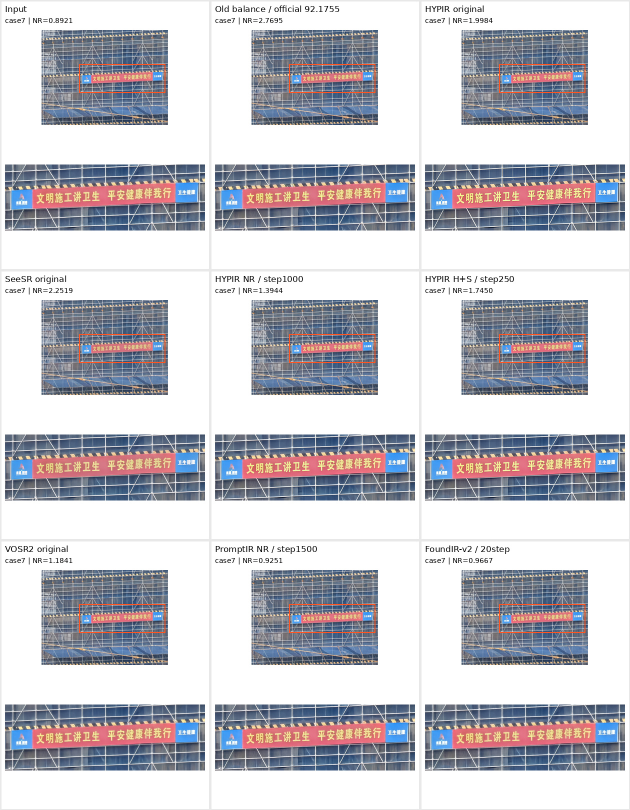
#> input picture experiments/independent_sr_20261010_20261015/history_sources/round2/visuals/case07_comparison.jpg, 1260 x 1620 px (shown at 1/2 size)
$ python degradation.py ../../../experiments/independent_sr_20261010_20261015/history_sources/round2/visuals/case07_comparison.jpg 3
#> lines starting #> are read from the running program, lines starting #| are printed output that depends on the picture
"""CSIG 赛题二 —— 退化合成模块（独立可用）

作用：把高质量图（GT）转成符合赛题特性的低质量图（LQ），用于构造训练配对。

===============================================================================
为什么不能直接用 Real-ESRGAN 的标准退化
===============================================================================
我们分析了赛题给的 3 组真实配对（LQ + GT），退化特性与常规超分任务完全不同：

    指标                     数值        含义
    ---------------------------------------------------------------
    低频能量比 (0-10%)       1.00        低频完全无损
    中频能量比 (10-40%)      0.61        中频衰减
    高频能量比 (40-100%)     0.33        高频只剩 1/3
    Laplacian 方差比         0.072       细节丰富度只剩 7%
    梯度能量比               0.47        边缘强度腰斩
    噪声比 (LQ/GT)           0.27        !! LQ 比 GT 还干净 !!
    PSNR(LQ, GT)             27.23 dB

最后一行是关键：**LQ 的噪声比 GT 更低**。
这说明退化不是"拍糊了"或"有噪点"，而是**手机 ISP 降噪降过头**——
算法在消除噪声时把真实纹理一起抹平了。

所以：
  - 绝对不能加噪声（方向完全相反，会让模型学错）
  - 不需要降采样（LQ 与 GT 同分辨率，是 x1 增强不是 x4 超分）
  - 核心是"低通滤波 + 边缘保持降噪 + JPEG 压缩"

===============================================================================
退化链是怎么定出来的
===============================================================================
方法：对 GT 施加候选退化算子，提取统计指纹（梯度能量比/Laplacian方差比/
      噪声比/三频段能量比/PSNR），与真实 LQ 的指纹做加权归一化距离匹配，
      网格搜索最优参数组合。

结果（距离越小越接近真实退化）：

    退化链                                    距离
    ------------------------------------------------
    双边(σ90) → 高斯(σ1.4) → JPEG(q60)       0.212   <- 最优
    双边(σ90) → 高斯(σ1.4) → JPEG(q75)       0.226
    双边(σ90) → 高斯(σ1.2) → JPEG(q85)       0.239
    ------------------------------------------------
    （对照）仅高斯(σ1.0)，无 JPEG              0.568
    （对照）仅双边(d9,σ75)                     3.256

两个发现：
  1. 加入 JPEG 后距离从 0.435 腰斩到 0.212 —— 测试集全是 .jpg，
     压缩本身就是退化链的一环，不能省
  2. 前 9 名退化链全部含双边滤波 —— 真实顺序是"边缘保持降噪 → 低通 → JPEG 存储"，
     正是手机 ISP 的物理处理顺序

===============================================================================
使用方法
===============================================================================
    from degradation import degrade, DegradationConfig

    # 方式一：直接用（推荐，参数已按标定结果随机采样）
    lq_u8 = degrade(gt_u8, np.random.RandomState(seed))

    # 方式二：自定义强度范围
    cfg = DegradationConfig(gauss_sigma=(1.2, 1.6), jpeg_quality=(50, 75))
    lq_u8 = degrade(gt_u8, rng, cfg)

    # 方式三：固定参数复现最优配置（用于验证）
    lq_u8 = degrade_fixed(gt_u8, bilateral_sigma=90, gauss_sigma=1.4, jpeg_q=60)

依赖：numpy, opencv-python, pillow
"""

import io
from dataclasses import dataclass
from typing import Tuple

import numpy as np
import cv2
from PIL import Image


@dataclass
class DegradationConfig:
    """退化参数的采样范围。默认值来自赛题验证集标定。

    三张真实样本的退化强度差异极大（PSNR 21.05 / 32.78 / 27.86 dB），
    所以训练时必须随机采样一个范围，不能固定单一强度。
    """
    # 双边滤波：模拟 ISP 的边缘保持降噪。d=9 为邻域直径，sigma 越大平滑越强
    bilateral_prob: float = 0.9
    bilateral_d: int = 9
    bilateral_sigma: Tuple[float, float] = (40.0, 100.0)

    # 高斯低通：模拟高频丢失
    gauss_sigma: Tuple[float, float] = (0.8, 1.6)

    # JPEG 压缩：测试集全为 jpg，压缩是退化链的必要一环
    jpeg_quality: Tuple[int, int] = (50, 95)


DEFAULT_CONFIG = DegradationConfig()


def degrade(img_u8: np.ndarray,
            rng: np.random.RandomState,
            cfg: DegradationConfig = DEFAULT_CONFIG) -> np.ndarray:
    """按标定所得的退化链合成 LQ。

    Args:
        img_u8: GT 图像，HxWx3 uint8，RGB
        rng:    随机数发生器（传入以保证 DataLoader 多进程下的可复现性）
        cfg:    退化参数范围

    Returns:
        LQ 图像，HxWx3 uint8，RGB，与输入同尺寸
    """
    x = img_u8

    # 1) 双边滤波 —— 边缘保持降噪，模拟 ISP 的去噪环节
    if rng.random() < cfg.bilateral_prob:
        s = float(rng.uniform(*cfg.bilateral_sigma))
        x = cv2.bilateralFilter(x, cfg.bilateral_d, s, s)

    # 2) 高斯低通 —— 高频衰减
    sigma = float(rng.uniform(*cfg.gauss_sigma))
    x = cv2.GaussianBlur(x.astype(np.float32), (0, 0), sigma)
    x = np.clip(x, 0, 255).astype(np.uint8)

    # 3) JPEG 压缩 —— 测试集为 jpg，此步不可省
    q = int(rng.uniform(*cfg.jpeg_quality))
    buf = io.BytesIO()
    Image.fromarray(x).save(buf, format="JPEG", quality=q)
    buf.seek(0)
    return np.asarray(Image.open(buf).convert("RGB"), dtype=np.uint8)


def degrade_fixed(img_u8: np.ndarray,
                  bilateral_sigma: float = 90.0,
                  gauss_sigma: float = 1.4,
                  jpeg_q: int = 60,
                  bilateral_d: int = 9) -> np.ndarray:
    """固定参数版本，复现标定出的最优配置（距离 0.212）。

    用于验证退化合成是否正确，或需要确定性输出的场合。
    """
    x = cv2.bilateralFilter(img_u8, bilateral_d, bilateral_sigma, bilateral_sigma)
    x = cv2.GaussianBlur(x.astype(np.float32), (0, 0), gauss_sigma)
    x = np.clip(x, 0, 255).astype(np.uint8)
    buf = io.BytesIO()
    Image.fromarray(x).save(buf, format="JPEG", quality=jpeg_q)
    buf.seek(0)
    return np.asarray(Image.open(buf).convert("RGB"), dtype=np.uint8)


# =============================================================================
# 统计指纹工具 —— 用于验证自己合成的 LQ 是否匹配真实退化
# =============================================================================

def _radial_spectrum(gray: np.ndarray) -> np.ndarray:
    f = np.fft.fftshift(np.abs(np.fft.fft2(gray)))
    h, w = f.shape
    cy, cx = h // 2, w // 2
    y, x = np.ogrid[:h, :w]
    r = np.sqrt((y - cy) ** 2 + (x - cx) ** 2).astype(np.int32)
    nb = min(cy, cx)
    prof = np.bincount(r.ravel(), f.ravel(), minlength=nb + 1)[:nb]
    cnt = np.bincount(r.ravel(), minlength=nb + 1)[:nb]
    return prof / np.maximum(cnt, 1)


def fingerprint(lq: np.ndarray, gt: np.ndarray) -> dict:
    """提取退化的统计指纹，用于与真实 LQ 对比。

    Args:
        lq, gt: HxWx3 uint8 或 float32([0,255])，同尺寸

    Returns:
        dict，含 grad_ratio / lapvar_ratio / noise_ratio / low / mid / high / psnr
    """
    lq = lq.astype(np.float32)
    gt = gt.astype(np.float32)

    def stats(img):
        g = img.mean(axis=2)
        gx = np.diff(g, axis=1)
        gy = np.diff(g, axis=0)
        grad = np.sqrt((gx ** 2).mean() + (gy ** 2).mean())
        lap = (g[1:-1, 1:-1] * 4 - g[:-2, 1:-1] - g[2:, 1:-1]
               - g[1:-1, :-2] - g[1:-1, 2:])
        m = g[:-1, :-1] - g[1:, :-1] - g[:-1, 1:] + g[1:, 1:]
        return grad, lap.var(), m.std() / 2.0

    g_l, v_l, n_l = stats(lq)
    g_g, v_g, n_g = stats(gt)

    sl = _radial_spectrum(lq.mean(axis=2))
    sg = _radial_spectrum(gt.mean(axis=2))
    n = len(sl)
    bands = {}
    for name, lo, hi in [("low", 0, n // 10),
                         ("mid", n // 10, int(n * 0.4)),
                         ("high", int(n * 0.4), n)]:
        bands[name] = float(sl[lo:hi].sum() / max(sg[lo:hi].sum(), 1e-9))

    mse = np.mean((lq - gt) ** 2)
    return dict(
        grad_ratio=float(g_l / max(g_g, 1e-6)),
        lapvar_ratio=float(v_l / max(v_g, 1e-6)),
        noise_ratio=float(n_l / max(n_g, 1e-6)),
        psnr=float(10 * np.log10(255.0 ** 2 / mse)) if mse > 0 else 99.0,
        **bands,
    )


# 赛题验证集实测的真实 LQ 指纹（3 组配对，48 个 512 crop 平均）
REAL_LQ_FINGERPRINT = {
    "grad_ratio": 0.4715,
    "lapvar_ratio": 0.0716,
    "noise_ratio": 0.2679,
    "low": 1.0011,
    "mid": 0.6124,
    "high": 0.3280,
    "psnr": 27.2284,
}


def match_distance(fp: dict, ref: dict = None) -> float:
    """计算合成 LQ 的指纹与真实 LQ 的加权归一化距离。越小越接近。

    重要：这个距离只在【大量 crop 的整体统计】上有意义，不适合评判单张图。

    原因：三张真实样本的退化强度差异极大（PSNR 21.05 / 32.78 / 27.86 dB），
    REAL_LQ_FINGERPRINT 是它们的平均值。任何单张图都会偏离这个均值——
    实测真实的 case2 配对与均值的距离是 1.242，比合成图还大。

    正确用法：对几十张图合成 LQ，取指纹平均后再与 REAL_LQ_FINGERPRINT 比。
    标定时的参考值（48 个 crop 整体匹配）：
        最优退化链 0.212 / 仅高斯无 JPEG 0.568 / 仅双边 3.256
    """
    ref = ref or REAL_LQ_FINGERPRINT
    w = dict(grad_ratio=1.0, lapvar_ratio=2.0, noise_ratio=1.5,
             low=2.0, mid=2.0, high=2.0, psnr=1.5)
    # 归一化尺度（取参考值的 10% 或经验标准差）
    scale = dict(grad_ratio=0.140, lapvar_ratio=0.048, noise_ratio=0.088,
                 low=0.014, mid=0.163, high=0.101, psnr=7.17)
    tot = sum(w[k] * abs(fp[k] - ref[k]) / scale[k] for k in ref)
    return tot / sum(w.values())


if __name__ == "__main__":
    """自检：对一批图合成 LQ，用【整体平均指纹】与真实退化对比。

    用法:
        python degradation.py <图片目录 或 单张图>  [采样张数]
    """
    import sys, glob, os

    if len(sys.argv) < 2:
        print(__doc__)
        print("用法: python degradation.py <图片目录|单张图> [采样张数=30]")
        sys.exit(0)

    Image.MAX_IMAGE_PIXELS = None
    src = sys.argv[1]
    n_max = int(sys.argv[2]) if len(sys.argv) > 2 else 30

    if os.path.isdir(src):
        files = sorted(glob.glob(os.path.join(src, "*.png")) +
                       glob.glob(os.path.join(src, "*.jpg")))[:n_max]
    else:
        files = [src]
    if not files:
        print(f"未在 {src} 找到图片")
        sys.exit(1)

    rng = np.random.RandomState(0)
    acc = {"rand": [], "best": []}
    for f in files:
        gt = np.asarray(Image.open(f).convert("RGB"), dtype=np.uint8)
#> gt is the input picture: shape (1620, 1260, 3); mean R, G, B 195.7, 194.8, 201.6
        if min(gt.shape[:2]) > 512:
            h, w = gt.shape[:2]
#> h = 1620; w = 1260
            gt = gt[h // 2 - 256:h // 2 + 256, w // 2 - 256:w // 2 + 256]
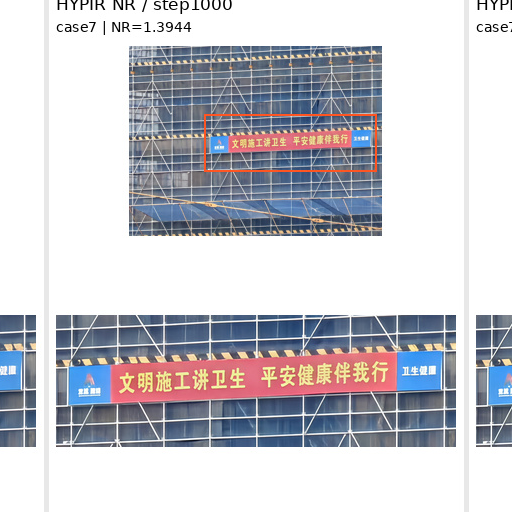
#> gt: shape (512, 512, 3); mean R, G, B 198.3, 198.2, 204.8
        if min(gt.shape[:2]) < 64:
            continue
        acc["rand"].append(fingerprint(degrade(gt, rng), gt))
#> in degrade, `x = cv2.GaussianBlur(x.astype(np.float32), (0, 0), sigma)`:
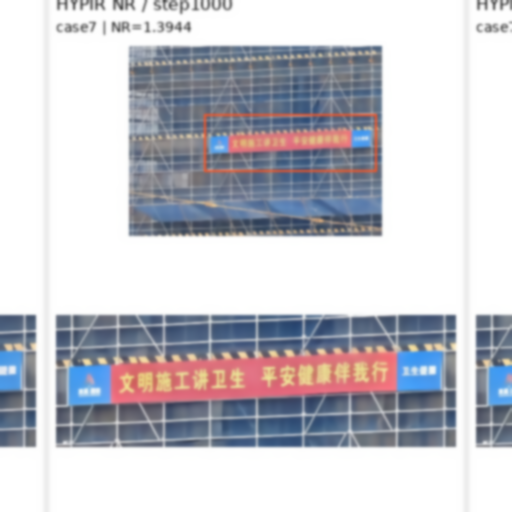
#> x: shape (512, 512, 3) float32; mean R, G, B 198.2, 198.2, 205
#> in stats, `gy = np.diff(g, axis=0)`:
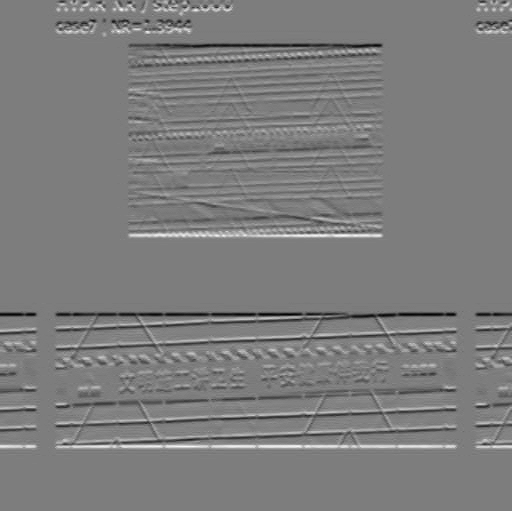
#> gy: shape (511, 512) float32; min -55, max 57, mean 0.1; drawn with min black and max white
#> in stats, `grad = np.sqrt((gx ** 2).mean() + (gy ** 2).mean())`: grad = 10.13
#> in stats, `m = g[:-1, :-1] - g[1:, :-1] - g[:-1, 1:] + g[1:, 1:]`:
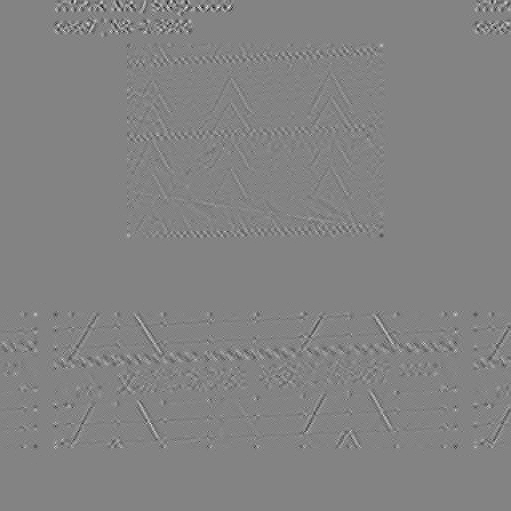
#> m: shape (511, 511) float32; min -34, max 32, mean 0; drawn with min black and max white
#> in fingerprint, `g_l, v_l, n_l = stats(lq)`: v_l = 62.97; n_l = 0.935
#> in stats (call 2), `g = img.mean(axis=2)`:
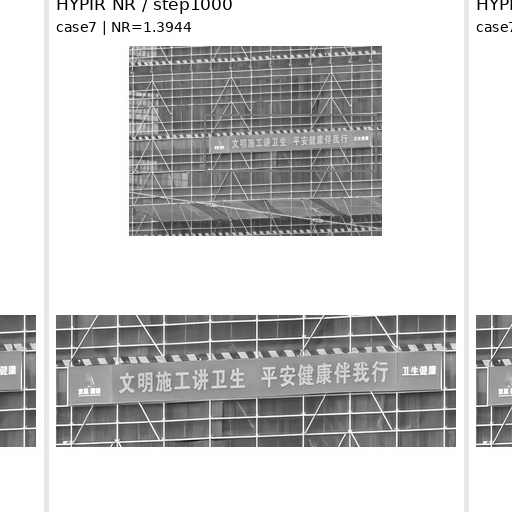
#> g: shape (512, 512) float32; min 0, max 255, mean 200.4
#> in stats (call 2), `gy = np.diff(g, axis=0)`:
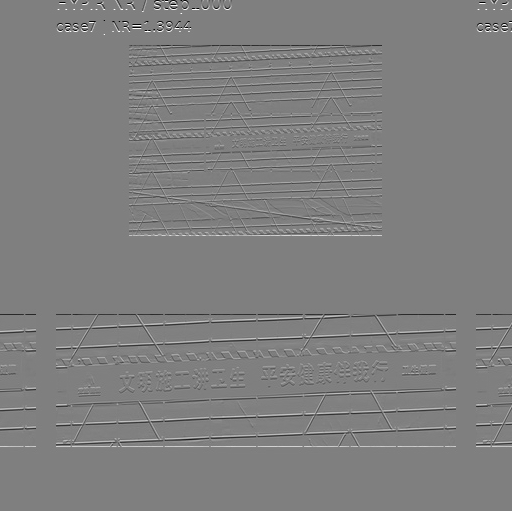
#> gy: shape (511, 512) float32; min -255, max 255, mean 0; drawn with min black and max white
#> in stats (call 2), `grad = np.sqrt((gx ** 2).mean() + (gy ** 2).mean())`: grad = 35.28
#> in stats (call 2), `lap = (g[1:-1, 1:-1] * 4 - g[:-2, 1:-1] - g[2:, 1:-1] - g[1:-1, :-2] -..`:
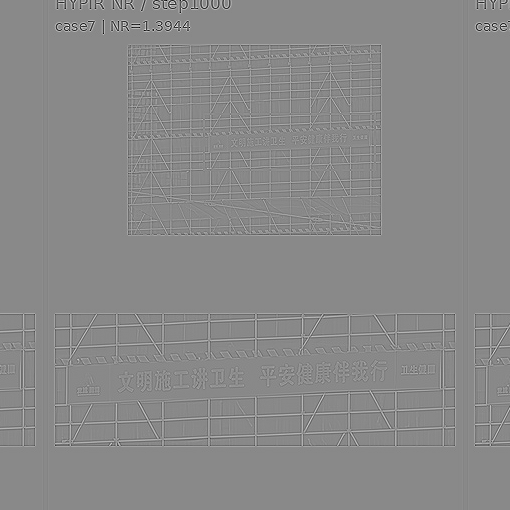
#> lap: shape (510, 510) float32; min -734, max 631, mean 0; drawn with min black and max white
#> in fingerprint, `g_g, v_g, n_g = stats(gt)`: v_g = 3230.8; n_g = 7.77
#> in _radial_spectrum, `prof = np.bincount(r.ravel(), f.ravel(), minlength=nb + 1)[:nb]`: prof = 256 values, max 52396202 at index 0, min 696482.1 at index 240, mean 3216560.8
#> in fingerprint, `sl = _radial_spectrum(lq.mean(axis=2))`: sl = 256 values, max 52396202 at index 0, min 446.2 at index 255, mean 241178
#> in fingerprint, `sg = _radial_spectrum(gt.mean(axis=2))`: sg = 256 values, max 52545908.3 at index 0, min 3952.9 at index 255, mean 248415.4
#> in fingerprint, `n = len(sl)`: n = 256
#> the loop in fingerprint, `for name, lo, hi in [("low", 0, n // 10), ("mid", n // 10, int(n * 0.4..` made 3 passes
#> (name, lo, hi) on passes 1 to 3: ('low', 0, 25), ('mid', 25, 102), ('high', 102, 256)
#> after the loop in fingerprint, `for name, lo, hi in [("low", 0, n // 10),`: bands = {'low': 0.998, 'mid': 0.649, 'high': 0.134}
#> in fingerprint, `mse = np.mean((lq - gt) ** 2)`: mse = 443.8
        acc["best"].append(fingerprint(degrade_fixed(gt), gt))
#> the loop in fingerprint (call 2), `for name, lo, hi in [("low", 0, n // 10), ("mid", n // 10, int(n * 0.4..` made 3 passes

    keys = ["grad_ratio", "lapvar_ratio", "noise_ratio", "low", "mid", "high", "psnr"]
    print(f"样本 {len(acc['rand'])} 张（整体平均指纹，单张对比无意义）")
    print()
    print(f"{'':<14}{'grad':>9}{'lapvar':>9}{'noise':>9}{'low':>8}"
          f"{'mid':>8}{'high':>8}{'psnr':>8}{'距离':>8}")
    print("-" * 80)
    ref = REAL_LQ_FINGERPRINT
    print(f"{'真实 LQ':<14}" + "".join(f"{ref[k]:>9.3f}" if k in
          ("grad_ratio", "lapvar_ratio", "noise_ratio") else f"{ref[k]:>8.3f}"
          for k in keys) + f"{'--':>8}")
    for tag, lab in [("rand", "随机采样"), ("best", "固定最优")]:
        m = {k: float(np.mean([f[k] for f in acc[tag]])) for k in keys}
        print(f"{lab:<14}" + "".join(f"{m[k]:>9.3f}" if k in
              ("grad_ratio", "lapvar_ratio", "noise_ratio") else f"{m[k]:>8.3f}"
              for k in keys) + f"{match_distance(m):>8.3f}")

    if len(files) == 1:
        Image.fromarray(degrade_fixed(
            np.asarray(Image.open(files[0]).convert("RGB"), dtype=np.uint8)
        )).save("_lq.png")
        print("\n已保存 _lq.png")

# =============================================================================
# V2: narrow ISP-mixture degradation for hidden-domain robustness
# =============================================================================

@dataclass
class DegradationV2Config:
    """A deliberately narrow mixture around the calibrated ISP degradation.

    This does NOT revert to a broad Real-ESRGAN degradation. The calibrated
    bilateral/Gaussian/JPEG chain remains dominant; low-probability branches add
    plausible ISP variation that the 3 validation pairs cannot identify uniquely.
    """
    bilateral_prob: float = 0.90
    bilateral_d: int = 9
    bilateral_sigma: Tuple[float, float] = (35.0, 105.0)
    gauss_sigma: Tuple[float, float] = (0.65, 1.75)
    jpeg_quality: Tuple[int, int] = (48, 96)
    chroma_subsample_prob: float = 0.28
    sharpen_prob: float = 0.18
    sharpen_amount: Tuple[float, float] = (0.05, 0.28)
    gamma_prob: float = 0.12
    gamma_range: Tuple[float, float] = (0.94, 1.06)
    residual_noise_prob: float = 0.06
    residual_noise_sigma: Tuple[float, float] = (0.15, 0.80)  # 8-bit scale; intentionally tiny


V2_CONFIG = DegradationV2Config()


# [60 lines left out: functions _jpeg_rgb, degrade_v2, not called in this run]

$ run again, on experiments/independent_sr_20261010_20261015/history_sources/round2/visuals/case23_comparison.jpg
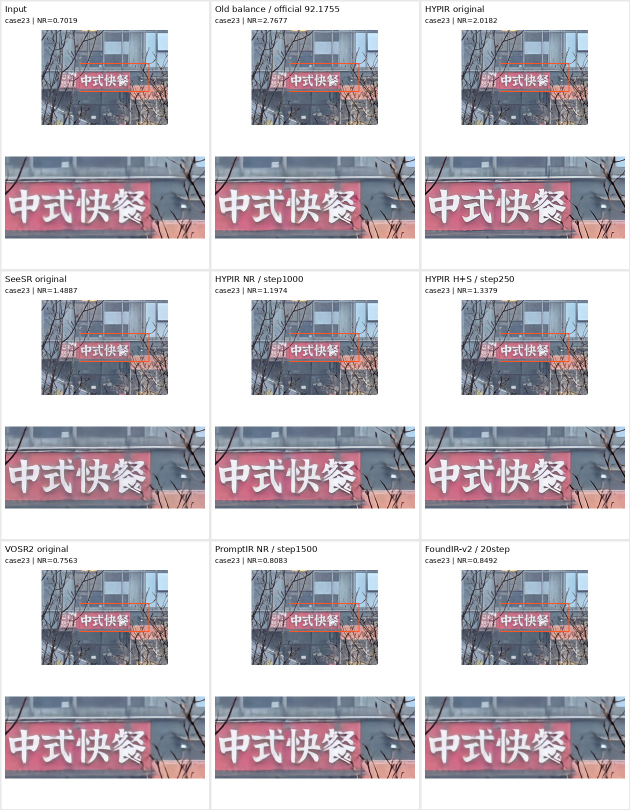
#> input picture experiments/independent_sr_20261010_20261015/history_sources/round2/visuals/case23_comparison.jpg, 1260 x 1620 px (shown at 1/2 size)
#> gt is the input picture: shape (1620, 1260, 3); mean R, G, B 197.2, 191.9, 198.6
#> grad = 9.81
#> v_l = 52.05; n_l = 1.04
#> in stats (call 2), `g = img.mean(axis=2)`:
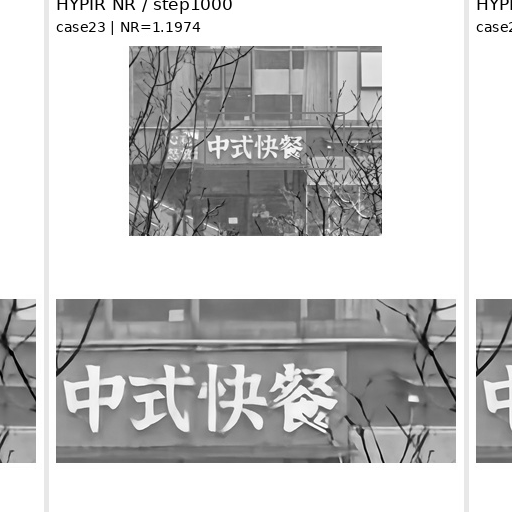
#> g: shape (512, 512) float32; min 0, max 255, mean 198.4
#> grad = 28.91
#> in stats (call 2), `lap = (g[1:-1, 1:-1] * 4 - g[:-2, 1:-1] - g[2:, 1:-1] - g[1:-1, :-2] -..`:
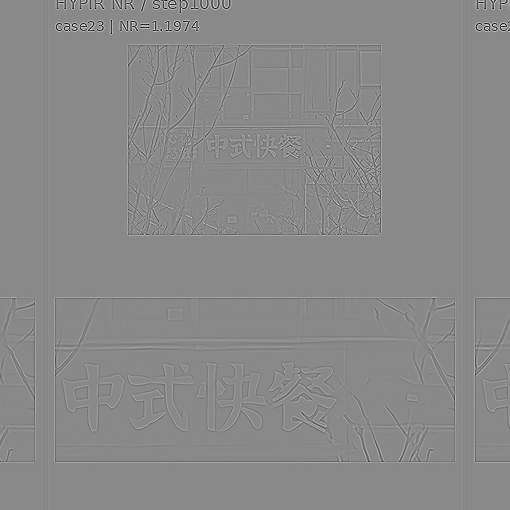
#> lap: shape (510, 510) float32; min -737, max 631, mean 0; drawn with min black and max white
#> v_g = 2046.9; n_g = 7.59
#> prof = 256 values, max 51945305 at index 0, min 748898.4 at index 238, mean 3567253.2
#> sl = 256 values, max 51945305 at index 0, min 487.3 at index 254, mean 242154.7
#> sg = 256 values, max 52003990.7 at index 0, min 3422.9 at index 253, mean 249371.6
#> n = 256
#> the loop in fingerprint, `for name, lo, hi in [("low", 0, n // 10), ("mid", n // 10, int(n * 0.4..` made 3 passes
#> (name, lo, hi) on passes 1 to 3: ('low', 0, 25), ('mid', 25, 102), ('high', 102, 256)
#> after the loop in fingerprint, `for name, lo, hi in [("low", 0, n // 10),`: bands = {'low': 0.998, 'mid': 0.649, 'high': 0.148}
#> mse = 287
#> the loop in fingerprint (call 2), `for name, lo, hi in [("low", 0, n // 10), ("mid", n // 10, int(n * 0.4..` made 3 passes
